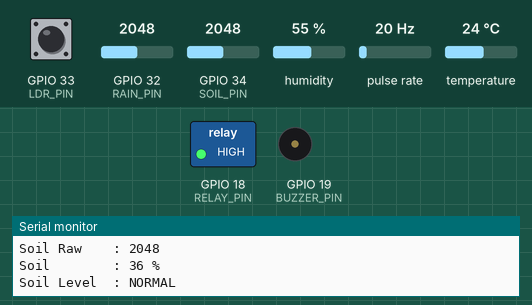
Bench run of a sketch on a simulated ESP32. Shown: switched loads named in the sketch (green lamp = pin HIGH), buzzer (waves = sounding, pin HIGH), the last lines printed to the serial monitor. Wiring (inferred from the names in the program): pulse sensor: data GPIO 27. The test bench sets the inputs (shaded band); at power-on: GPIO 34 (SOIL_PIN) = 2048, GPIO 32 (RAIN_PIN) = 2048, GPIO 33 (LDR_PIN) HIGH, humidity 55 %, pulse rate 20 Hz, temperature 24 °C. WiFi joins after 1.5 s; servers stay silent unless stated.

Above: at 5.7 s.
5.8 s: GPIO 34 (SOIL_PIN) set to 2153
7.9 s: GPIO 34 (SOIL_PIN) set to 2223
At 9.08 s:
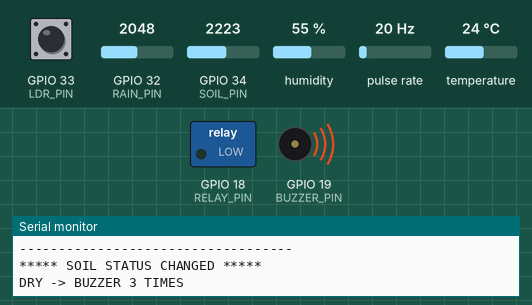
At 10.7 s:
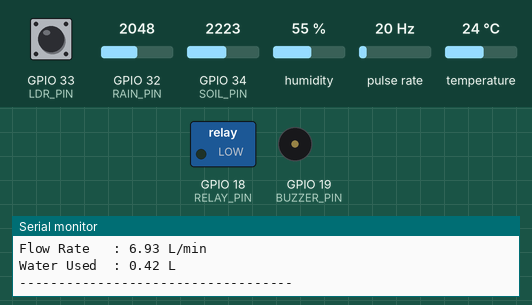
11.7 s: GPIO 34 (SOIL_PIN) set to 1228
At 12.76 s:
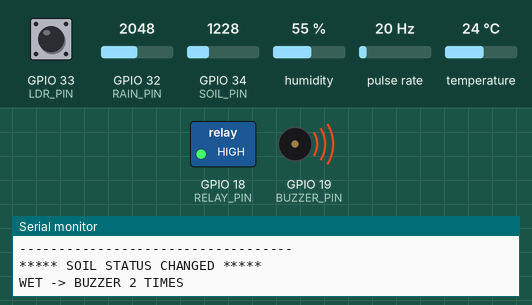
Timing chart, 0 to 14.9 s (numbered marks = the images above; inputs shaded):
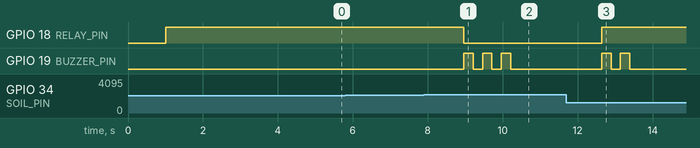

Measured:
- the behaviour switches between 2181 and 2182 on GPIO 34 (SOIL_PIN) (found by bisection; images 0 and 1)
- after the input at 7.9 s, GPIO 18 (RELAY_PIN): HIGH → LOW after 1.1 s; GPIO 19 (BUZZER_PIN): alternates HIGH for 0.25 s and LOW for 0.25 s, 6 changes in all, then stays LOW, starting after 1.1 s
- after the input at 11.7 s, GPIO 18 (RELAY_PIN): LOW → HIGH after 0.94 s; GPIO 19 (BUZZER_PIN): alternates HIGH for 0.25 s and LOW for 0.25 s, 4 changes in all, then stays LOW, starting after 0.94 s

The sketch:

sketch_sep29a.ino
```cpp
#include <WiFi.h>
#include <WebServer.h>
#include <DHT.h>

// ================= WIFI =================
const char* WIFI_SSID = "Noor";
const char* WIFI_PASSWORD = "Dora bujii";

// ================= PINS =================
#define DHT_PIN       4
#define DHT_TYPE      DHT11

#define RAIN_PIN      32
#define SOIL_PIN      34
#define LDR_PIN       33

#define BUZZER_PIN    19
#define RELAY_PIN     18
#define FLOW_PIN      27

// ================= SETTINGS =================
#define SOIL_DRY_VALUE  3000
#define SOIL_WET_VALUE   360

#define RAIN_THRESHOLD  1500

// Most relay modules are active LOW
#define RELAY_ON   LOW
#define RELAY_OFF  HIGH

// ================= OBJECTS =================
DHT dht(DHT_PIN, DHT_TYPE);
WebServer server(80);

// ================= FLOW SENSOR =================
volatile unsigned long pulseCount = 0;

unsigned long lastFlowTime = 0;

float flowRate = 0.0;
float totalLitres = 0.0;

// ================= CURRENT SENSOR DATA =================
float currentTemperature = 0.0;
float currentHumidity = 0.0;

int currentRainValue = 0;
bool currentRain = false;

int currentSoil = 0;
int currentSoilPercent = 0;
String currentSoilStatus = "UNKNOWN";

bool currentLight = false;
bool currentPump = false;

float currentFlowRate = 0.0;
float currentTotalLitres = 0.0;

// ================= SOIL STATUS =================
String previousSoilStatus = "";

// ================= FLOW INTERRUPT =================
void IRAM_ATTR pulseCounter()
{
  pulseCount++;
}

// ================= SOIL READING =================
int readSoilSensor()
{
  long total = 0;

  for (int i = 0; i < 10; i++)
  {
    total += analogRead(SOIL_PIN);
    delay(5);
  }

  return total / 10;
}

// ================= DRY BUZZER =================
// Dry = 3 beeps
void dryBuzzer()
{
  for (int i = 0; i < 3; i++)
  {
    digitalWrite(BUZZER_PIN, HIGH);
    delay(250);

    digitalWrite(BUZZER_PIN, LOW);
    delay(250);
  }
}

// ================= WET BUZZER =================
// Wet = 2 beeps
void wetBuzzer()
{
  for (int i = 0; i < 2; i++)
  {
    digitalWrite(BUZZER_PIN, HIGH);
    delay(250);

    digitalWrite(BUZZER_PIN, LOW);
    delay(250);
  }
}

// ================= WIFI =================
void connectWiFi()
{
  Serial.println();
  Serial.println("Connecting to WiFi...");

  WiFi.mode(WIFI_STA);
  WiFi.begin(WIFI_SSID, WIFI_PASSWORD);

  int attempts = 0;

  while (WiFi.status() != WL_CONNECTED && attempts < 40)
  {
    delay(500);
    Serial.print(".");
    attempts++;
  }

  Serial.println();

  if (WiFi.status() == WL_CONNECTED)
  {
    Serial.println("======================================");
    Serial.println("       WIFI CONNECTED");
    Serial.println("======================================");

    Serial.print("ESP32 IP Address: ");
    Serial.println(WiFi.localIP());

    Serial.println("Open this in browser:");
    Serial.print("http://");
    Serial.print(WiFi.localIP());
    Serial.println("/api/data");

    Serial.println("======================================");
  }
  else
  {
    Serial.println("WiFi connection FAILED!");
  }
}

// ================= API =================
void sendSensorData()
{
  // CORS
  server.sendHeader("Access-Control-Allow-Origin", "*");
  server.sendHeader("Access-Control-Allow-Methods", "GET, OPTIONS");
  server.sendHeader("Access-Control-Allow-Headers", "Content-Type");

  String json = "{";

  // Temperature
  json += "\"temperature\":";

  if (isnan(currentTemperature))
  {
    json += "null";
  }
  else
  {
    json += String(currentTemperature, 1);
  }

  json += ",";

  // Humidity
  json += "\"humidity\":";

  if (isnan(currentHumidity))
  {
    json += "null";
  }
  else
  {
    json += String(currentHumidity, 1);
  }

  json += ",";

  // Rain
  json += "\"rainValue\":";
  json += String(currentRainValue);

  json += ",";

  json += "\"rain\":";
  json += (currentRain ? "true" : "false");

  json += ",";

  // Soil
  json += "\"soil\":";
  json += String(currentSoil);

  json += ",";

  json += "\"soilPercent\":";
  json += String(currentSoilPercent);

  json += ",";

  json += "\"soilStatus\":\"";
  json += currentSoilStatus;
  json += "\"";

  json += ",";

  // Light
  json += "\"light\":";
  json += (currentLight ? "true" : "false");

  json += ",";

  // Pump
  json += "\"pump\":";
  json += (currentPump ? "true" : "false");

  json += ",";

  // Flow
  json += "\"flowRate\":";
  json += String(currentFlowRate, 2);

  json += ",";

  json += "\"totalLitres\":";
  json += String(currentTotalLitres, 2);

  json += "}";

  server.send(200, "application/json", json);
}

// ================= ROOT PAGE =================
void handleRoot()
{
  server.sendHeader("Access-Control-Allow-Origin", "*");

  String message = "";

  message += "<html>";
  message += "<head>";
  message += "<title>AgroVision ESP32</title>";
  message += "</head>";

  message += "<body>";

  message += "<h1>AgroVision AI - ESP32</h1>";

  message += "<h2>Smart Irrigation System</h2>";

  message += "<p>ESP32 is connected successfully.</p>";

  message += "<p><a href='/api/data'>Open Sensor API</a></p>";

  message += "</body>";
  message += "</html>";

  server.send(200, "text/html", message);
}

// ================= SETUP =================
void setup()
{
  Serial.begin(115200);

  delay(1000);

  Serial.println();
  Serial.println("======================================");
  Serial.println("     AGROVISION AI");
  Serial.println(" SMART IRRIGATION MONITORING SYSTEM");
  Serial.println("======================================");

  // DHT
  dht.begin();

  // Pins
  pinMode(BUZZER_PIN, OUTPUT);

  pinMode(RELAY_PIN, OUTPUT);

  pinMode(LDR_PIN, INPUT_PULLUP);

  pinMode(FLOW_PIN, INPUT_PULLUP);

  // Initial states
  digitalWrite(BUZZER_PIN, LOW);

  digitalWrite(RELAY_PIN, RELAY_OFF);

  // Flow interrupt
  attachInterrupt(
    digitalPinToInterrupt(FLOW_PIN),
    pulseCounter,
    RISING
  );

  // WiFi
  connectWiFi();

  // ================= WEB SERVER =================

  server.on("/", HTTP_GET, handleRoot);

  server.on("/api/data", HTTP_GET, sendSensorData);

  // OPTIONS request for CORS
  server.on("/api/data", HTTP_OPTIONS, []()
  {
    server.sendHeader("Access-Control-Allow-Origin", "*");
    server.sendHeader("Access-Control-Allow-Methods", "GET, OPTIONS");
    server.sendHeader("Access-Control-Allow-Headers", "Content-Type");

    server.send(204);
  });

  server.begin();

  Serial.println("Web Server Started!");

  Serial.println();
  Serial.println("API:");
  Serial.print("http://");
  Serial.print(WiFi.localIP());
  Serial.println("/api/data");

  Serial.println();

  delay(2000);
}

// ================= LOOP =================
void loop()
{
  // Keep web server running
  server.handleClient();

  // ================= READ DHT =================

  float temperature = dht.readTemperature();

  float humidity = dht.readHumidity();

  // ================= READ RAIN =================

  int rainValue = analogRead(RAIN_PIN);

  bool rainDetected = rainValue < RAIN_THRESHOLD;

  // ================= READ SOIL =================

  int soilValue = readSoilSensor();

  int soilPercent = map(
    soilValue,
    SOIL_DRY_VALUE,
    SOIL_WET_VALUE,
    0,
    100
  );

  soilPercent = constrain(
    soilPercent,
    0,
    100
  );

  // ================= SOIL STATUS =================

  String soilStatus;

  if (soilPercent <= 30)
  {
    soilStatus = "DRY";
  }
  else if (soilPercent <= 60)
  {
    soilStatus = "NORMAL";
  }
  else
  {
    soilStatus = "WET";
  }

  // ================= LIGHT =================

  int lightValue = digitalRead(LDR_PIN);

  bool lightBright = (lightValue == LOW);

  // ================= PUMP CONTROL =================

  bool pumpOn = false;

  if (rainDetected)
  {
    // If rain detected → pump OFF
    pumpOn = false;
  }
  else if (soilStatus == "DRY")
  {
    // Dry soil → pump ON
    pumpOn = true;
  }
  else
  {
    // Normal/Wet → pump OFF
    pumpOn = false;
  }

  // Relay
  if (pumpOn)
  {
    digitalWrite(RELAY_PIN, RELAY_ON);
  }
  else
  {
    digitalWrite(RELAY_PIN, RELAY_OFF);
  }

  // ================= BUZZER =================

  // Only beep when soil status changes
  if (soilStatus != previousSoilStatus)
  {
    Serial.println();
    Serial.println("***** SOIL STATUS CHANGED *****");

    if (soilStatus == "DRY")
    {
      Serial.println("DRY -> BUZZER 3 TIMES");

      dryBuzzer();
    }
    else if (soilStatus == "WET")
    {
      Serial.println("WET -> BUZZER 2 TIMES");

      wetBuzzer();
    }

    previousSoilStatus = soilStatus;
  }

  // ================= FLOW SENSOR =================

  unsigned long currentMillis = millis();

  if (currentMillis - lastFlowTime >= 1000)
  {
    lastFlowTime = currentMillis;

    noInterrupts();

    unsigned long pulses = pulseCount;

    pulseCount = 0;

    interrupts();

    // Approximate YF-S201 formula
    flowRate = pulses / 7.5;

    totalLitres += flowRate / 60.0;
  }

  // ================= SAVE CURRENT DATA =================

  if (!isnan(temperature))
  {
    currentTemperature = temperature;
  }

  if (!isnan(humidity))
  {
    currentHumidity = humidity;
  }

  currentRainValue = rainValue;

  currentRain = rainDetected;

  currentSoil = soilValue;

  currentSoilPercent = soilPercent;

  currentSoilStatus = soilStatus;

  currentLight = lightBright;

  currentPump = pumpOn;

  currentFlowRate = flowRate;

  currentTotalLitres = totalLitres;

  // ================= SERIAL MONITOR =================

  Serial.println();
  Serial.println("----------- SENSOR DATA -----------");

  Serial.print("WiFi        : ");

  if (WiFi.status() == WL_CONNECTED)
  {
    Serial.println("CONNECTED");
  }
  else
  {
    Serial.println("DISCONNECTED");
  }

  Serial.print("IP Address  : ");
  Serial.println(WiFi.localIP());

  Serial.print("Temperature : ");

  if (isnan(temperature))
  {
    Serial.println("ERROR");
  }
  else
  {
    Serial.print(temperature);
    Serial.println(" C");
  }

  Serial.print("Humidity    : ");

  if (isnan(humidity))
  {
    Serial.println("ERROR");
  }
  else
  {
    Serial.print(humidity);
    Serial.println(" %");
  }

  Serial.print("Rain Value  : ");
  Serial.println(rainValue);

  Serial.print("Rain        : ");

  if (rainDetected)
  {
    Serial.println("DETECTED");
  }
  else
  {
    Serial.println("NO RAIN");
  }

  Serial.print("Soil Raw    : ");
  Serial.println(soilValue);

  Serial.print("Soil        : ");
  Serial.print(soilPercent);
  Serial.println(" %");

  Serial.print("Soil Level  : ");
  Serial.println(soilStatus);

  Serial.print("Light       : ");

  if (lightBright)
  {
    Serial.println("BRIGHT");
  }
  else
  {
    Serial.println("DARK");
  }

  Serial.print("Pump        : ");

  if (pumpOn)
  {
    Serial.println("ON");
  }
  else
  {
    Serial.println("OFF");
  }

  Serial.print("Flow Rate   : ");
  Serial.print(flowRate);
  Serial.println(" L/min");

  Serial.print("Water Used  : ");
  Serial.print(totalLitres, 2);
  Serial.println(" L");

  Serial.println("-----------------------------------");

  // Small delay
  delay(1000);
}
```
